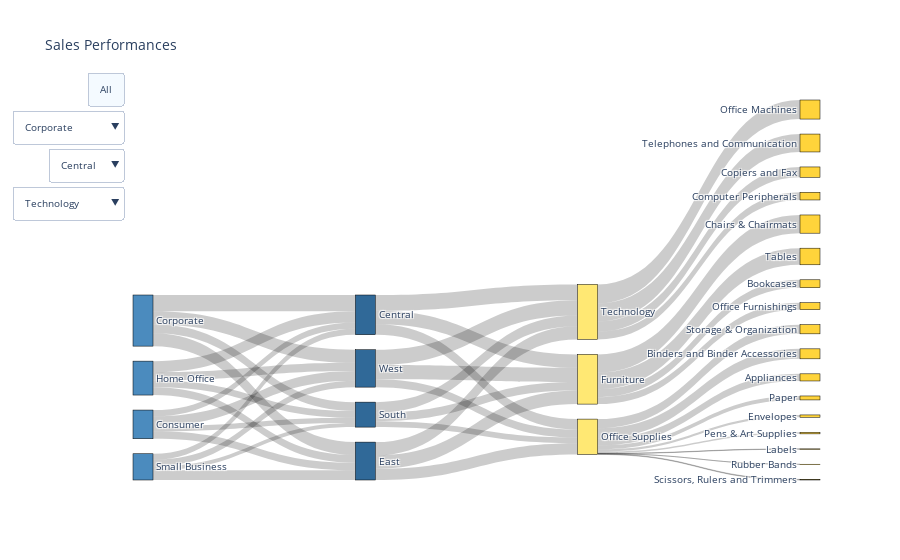

This figure's notebook cell:
### Code cell
# update layout with buttons, and show the figure
sank = genSankey(df,cat_cols=['Customer Segment','Region','Product Category','Product Sub-Category'],value_cols='Sales',title='Sales Performances')
fig = go.Figure(sank)
fig.update_layout(updatemenus=updatemenus)
fig.show()

### Figure 1 — Plotly figure (JSON) as saved in the notebook; plotly's stock layout.template omitted (floating-point values rounded to 4 significant figures)
{"data": [{"link": {"source": [4, 4, 4, 2, 2, 2, 2, 0, 0, 0, 0, 7, 7, 7, 9, 9, 9, 9, 3, 3, 3, 3, 8, 8, 8, 8, 8, 8, 8, 8, 8, 1, 1, 1, 1, 5, 5, 5, 10, 10, 10, 10, 6, 6, 6], "target": [9, 8, 10, 4, 7, 5, 6, 4, 7, 5, 6, 9, 8, 10, 25, 22, 24, 19, 4, 7, 5, 6, 26, 20, 11, 17, 12, 16, 23, 27, 14, 4, 7, 5, 6, 9, 8, 10, 15, 21, 13, 18, 9, 8, 10], "value": [859200.0, 672800.0, 1008000.0, 404300.0, 480800.0, 329800.0, 620300.0, 1042000.0, 818100.0, 569900.0, 838900.0, 864100.0, 711400.0, 847300.0, 507500.0, 1165000.0, 444600.0, 1062000.0, 709300.0, 506300.0, 427000.0, 526400.0, 456700.0, 638600.0, 147900.0, 23450.0, 253600.0, 103300.0, 8664.0, 40430.0, 585700.0, 384300.0, 617600.0, 270700.0, 405800.0, 546300.0, 374000.0, 677100.0, 490800.0, 661200.0, 1219000.0, 1144000.0, 909100.0, 500200.0, 982200.0]}, "node": {"color": ["#4B8BBE", "#4B8BBE", "#4B8BBE", "#4B8BBE", "#306998", "#306998", "#306998", "#306998", "#FFE873", "#FFE873", "#FFE873", "#FFD43B", "#FFD43B", "#FFD43B", "#FFD43B", "#FFD43B", "#FFD43B", "#FFD43B", "#FFD43B", "#FFD43B", "#FFD43B", "#FFD43B", "#FFD43B", "#FFD43B", "#FFD43B", "#FFD43B", "#FFD43B", "#FFD43B"], "label": ["Corporate", "Small Business", "Consumer", "Home Office", "Central", "South", "West", "East", "Office Supplies", "Furniture", "Technology", "Envelopes", "Paper", "Office Machines", "Storage & Organization", "Computer Peripherals", "Pens & Art Supplies", "Labels", "Telephones and Communication", "Tables", "Binders and Binder Accessories", "Copiers and Fax", "Chairs & Chairmats", "Rubber Bands", "Office Furnishings", "Bookcases", "Appliances", "Scissors, Rulers and Trimmers"], "line": {"color": "black", "width": 0.5}, "pad": 15, "thickness": 20}, "type": "sankey"}], "layout": {"font": {"size": 10}, "title": {"text": "Sales Performances"}, "updatemenus": [{"buttons": [{"args": [{"data": [{"link": {"source": [4, 4, 4, 2, 2, 2, 2, 0, 0, 0, 0, 7, 7, 7, 9, 9, 9, 9, 3, 3, 3, 3, 8, 8, 8, 8, 8, 8, 8, 8, 8, 1, 1, 1, 1, 5, 5, 5, 10, 10, 10, 10, 6, 6, 6], "target": [9, 8, 10, 4, 7, 5, 6, 4, 7, 5, 6, 9, 8, 10, 25, 22, 24, 19, 4, 7, 5, 6, 26, 20, 11, 17, 12, 16, 23, 27, 14, 4, 7, 5, 6, 9, 8, 10, 15, 21, 13, 18, 9, 8, 10], "value": [859200.0, 672800.0, 1008000.0, 404300.0, 480800.0, 329800.0, 620300.0, 1042000.0, 818100.0, 569900.0, 838900.0, 864100.0, 711400.0, 847300.0, 507500.0, 1165000.0, 444600.0, 1062000.0, 709300.0, 506300.0, 427000.0, 526400.0, 456700.0, 638600.0, 147900.0, 23450.0, 253600.0, 103300.0, 8664.0, 40430.0, 585700.0, 384300.0, 617600.0, 270700.0, 405800.0, 546300.0, 374000.0, 677100.0, 490800.0, 661200.0, 1219000.0, 1144000.0, 909100.0, 500200.0, 982200.0]}, "node": {"color": ["#4B8BBE", "#4B8BBE", "#4B8BBE", "#4B8BBE", "#306998", "#306998", "#306998", "#306998", "#FFE873", "#FFE873", "#FFE873", "#FFD43B", "#FFD43B", "#FFD43B", "#FFD43B", "#FFD43B", "#FFD43B", "#FFD43B", "#FFD43B", "#FFD43B", "#FFD43B", "#FFD43B", "#FFD43B", "#FFD43B", "#FFD43B", "#FFD43B", "#FFD43B", "#FFD43B"], "label": ["Corporate", "Small Business", "Consumer", "Home Office", "Central", "South", "West", "East", "Office Supplies", "Furniture", "Technology", "Envelopes", "Paper", "Office Machines", "Storage & Organization", "Computer Peripherals", "Pens & Art Supplies", "Labels", "Telephones and Communication", "Tables", "Binders and Binder Accessories", "Copiers and Fax", "Chairs & Chairmats", "Rubber Bands", "Office Furnishings", "Bookcases", "Appliances", "Scissors, Rulers and Trimmers"], "line": {"color": "black", "width": 0.5}, "pad": 15, "thickness": 20}, "type": "sankey"}], "layout": {"font": {"size": 10}, "title": "Sales Performances"}}], "label": "All", "method": "animate"}], "direction": "left", "pad": {"r": 10, "t": 10}, "showactive": true, "type": "buttons", "x": 0, "y": 1.1}, {"buttons": [{"args": [{"data": [{"link": {"source": [1, 1, 1, 0, 0, 0, 0, 4, 4, 4, 6, 6, 6, 6, 5, 5, 5, 5, 5, 5, 5, 5, 5, 2, 2, 2, 7, 7, 7, 7, 3, 3, 3], "target": [6, 5, 7, 1, 4, 2, 3, 6, 5, 7, 22, 19, 21, 16, 23, 18, 8, 14, 9, 13, 20, 24, 11, 6, 5, 7, 12, 17, 10, 15, 6, 5, 7], "value": [341900.0, 222600.0, 478019, 1042000.0, 818100.0, 569900.0, 838900.0, 269600.0, 239000.0, 309600.0, 262100.0, 407700.0, 115500.0, 364000.0, 167900.0, 225200.0, 44460.0, 7928.0, 89309, 36000.0, 2194.0, 9625.0, 154900.0, 177800.0, 117800.0, 274400.0, 224100.0, 205600.0, 516500.0, 436300.0, 360100.0, 158200.0, 320600.0]}, "node": {"color": ["#4B8BBE", "#306998", "#306998", "#306998", "#306998", "#FFE873", "#FFE873", "#FFE873", "#FFD43B", "#FFD43B", "#FFD43B", "#FFD43B", "#FFD43B", "#FFD43B", "#FFD43B", "#FFD43B", "#FFD43B", "#FFD43B", "#FFD43B", "#FFD43B", "#FFD43B", "#FFD43B", "#FFD43B", "#FFD43B", "#FFD43B"], "label": ["Corporate", "Central", "South", "West", "East", "Office Supplies", "Furniture", "Technology", "Envelopes", "Paper", "Office Machines", "Storage & Organization", "Computer Peripherals", "Pens & Art Supplies", "Labels", "Telephones and Communication", "Tables", "Copiers and Fax", "Binders and Binder Accessories", "Chairs & Chairmats", "Rubber Bands", "Office Furnishings", "Bookcases", "Appliances", "Scissors, Rulers and Trimmers"], "line": {"color": "black", "width": 0.5}, "pad": 15, "thickness": 20}, "type": "sankey"}], "layout": {"font": {"size": 10}, "title": "Sales Performances"}}], "label": "Corporate", "method": "animate"}, {"args": [{"data": [{"link": {"source": [3, 3, 3, 4, 4, 4, 6, 6, 6, 6, 0, 0, 0, 0, 5, 5, 5, 5, 5, 5, 5, 5, 5, 2, 2, 2, 7, 7, 7, 7, 1, 1, 1], "target": [6, 5, 7, 6, 5, 7, 22, 19, 21, 15, 3, 4, 2, 1, 23, 16, 8, 17, 9, 13, 20, 24, 11, 6, 5, 7, 12, 18, 10, 14, 6, 5, 7], "value": [216100.0, 195700.0, 297400.0, 192600.0, 144800.0, 168900.0, 79400.0, 212800.0, 197200.0, 287500.0, 709300.0, 506300.0, 427000.0, 526400.0, 124800.0, 148500.0, 22580.0, 5410.0, 61120.0, 21760.0, 2292.0, 12950.0, 179100.0, 186200.0, 107200.0, 133600.0, 110800.0, 174700.0, 245000.0, 283000.0, 182000.0, 130800.0, 213600.0]}, "node": {"color": ["#4B8BBE", "#306998", "#306998", "#306998", "#306998", "#FFE873", "#FFE873", "#FFE873", "#FFD43B", "#FFD43B", "#FFD43B", "#FFD43B", "#FFD43B", "#FFD43B", "#FFD43B", "#FFD43B", "#FFD43B", "#FFD43B", "#FFD43B", "#FFD43B", "#FFD43B", "#FFD43B", "#FFD43B", "#FFD43B", "#FFD43B"], "label": ["Home Office", "West", "South", "Central", "East", "Office Supplies", "Furniture", "Technology", "Envelopes", "Paper", "Office Machines", "Storage & Organization", "Computer Peripherals", "Pens & Art Supplies", "Telephones and Communication", "Tables", "Binders and Binder Accessories", "Labels", "Copiers and Fax", "Chairs & Chairmats", "Rubber Bands", "Office Furnishings", "Bookcases", "Appliances", "Scissors, Rulers and Trimmers"], "line": {"color": "black", "width": 0.5}, "pad": 15, "thickness": 20}, "type": "sankey"}], "layout": {"font": {"size": 10}, "title": "Sales Performances"}}], "label": "Home Office", "method": "animate"}, {"args": [{"data": [{"link": {"source": [3, 3, 3, 0, 0, 0, 0, 4, 4, 4, 6, 6, 6, 6, 5, 5, 5, 5, 5, 5, 5, 5, 5, 2, 2, 2, 7, 7, 7, 7, 1, 1, 1], "target": [6, 5, 7, 3, 4, 2, 1, 6, 5, 7, 22, 19, 21, 15, 23, 13, 8, 17, 9, 16, 20, 24, 11, 6, 5, 7, 12, 18, 10, 14, 6, 5, 7], "value": [175900.0, 101500.0, 126800.0, 404300.0, 480800.0, 329800.0, 620300.0, 186500.0, 106800.0, 187500.0, 92620.0, 305400.0, 69530.0, 228900.0, 63808, 103600.0, 37640.0, 3714.0, 53000.0, 24020.0, 1708.0, 14630.0, 121700.0, 89240.0, 89430.0, 151100.0, 80800.0, 148500.0, 260000.0, 225600.0, 244800.0, 126000.0, 249500.0]}, "node": {"color": ["#4B8BBE", "#306998", "#306998", "#306998", "#306998", "#FFE873", "#FFE873", "#FFE873", "#FFD43B", "#FFD43B", "#FFD43B", "#FFD43B", "#FFD43B", "#FFD43B", "#FFD43B", "#FFD43B", "#FFD43B", "#FFD43B", "#FFD43B", "#FFD43B", "#FFD43B", "#FFD43B", "#FFD43B", "#FFD43B", "#FFD43B"], "label": ["Consumer", "West", "South", "Central", "East", "Office Supplies", "Furniture", "Technology", "Envelopes", "Paper", "Office Machines", "Storage & Organization", "Computer Peripherals", "Binders and Binder Accessories", "Telephones and Communication", "Tables", "Pens & Art Supplies", "Labels", "Copiers and Fax", "Chairs & Chairmats", "Rubber Bands", "Office Furnishings", "Bookcases", "Appliances", "Scissors, Rulers and Trimmers"], "line": {"color": "black", "width": 0.5}, "pad": 15, "thickness": 20}, "type": "sankey"}], "layout": {"font": {"size": 10}, "title": "Sales Performances"}}], "label": "Consumer", "method": "animate"}, {"args": [{"data": [{"link": {"source": [1, 1, 1, 4, 4, 4, 6, 6, 6, 6, 5, 5, 5, 5, 5, 5, 5, 5, 5, 0, 0, 0, 0, 2, 2, 2, 7, 7, 7, 7, 3, 3, 3], "target": [6, 5, 7, 6, 5, 7, 22, 19, 21, 17, 23, 16, 8, 14, 9, 13, 20, 24, 11, 1, 4, 2, 3, 6, 5, 7, 12, 18, 10, 15, 6, 5, 7], "value": [125300.0, 152900.0, 106100.0, 215400.0, 220900.0, 181300.0, 73380.0, 238600.0, 62410.0, 181500.0, 100200.0, 161300.0, 43230.0, 6398.0, 50170.0, 21470.0, 2470.0, 3231.0, 129900.0, 384300.0, 617600.0, 270700.0, 405800.0, 93070.0, 59520.0, 118100.0, 75060.0, 132400.0, 197100.0, 199500.0, 122200.0, 85160.0, 198500.0]}, "node": {"color": ["#4B8BBE", "#306998", "#306998", "#306998", "#306998", "#FFE873", "#FFE873", "#FFE873", "#FFD43B", "#FFD43B", "#FFD43B", "#FFD43B", "#FFD43B", "#FFD43B", "#FFD43B", "#FFD43B", "#FFD43B", "#FFD43B", "#FFD43B", "#FFD43B", "#FFD43B", "#FFD43B", "#FFD43B", "#FFD43B", "#FFD43B"], "label": ["Small Business", "Central", "South", "West", "East", "Office Supplies", "Furniture", "Technology", "Envelopes", "Paper", "Office Machines", "Storage & Organization", "Computer Peripherals", "Pens & Art Supplies", "Labels", "Telephones and Communication", "Binders and Binder Accessories", "Tables", "Copiers and Fax", "Chairs & Chairmats", "Rubber Bands", "Office Furnishings", "Bookcases", "Appliances", "Scissors, Rulers and Trimmers"], "line": {"color": "black", "width": 0.5}, "pad": 15, "thickness": 20}, "type": "sankey"}], "layout": {"font": {"size": 10}, "title": "Sales Performances"}}], "label": "Small Business", "method": "animate"}], "direction": "down", "pad": {"r": 10, "t": 10}, "showactive": true, "x": 0, "y": 1}, {"buttons": [{"args": [{"data": [{"link": {"source": [4, 4, 4, 2, 0, 6, 6, 6, 6, 1, 5, 5, 5, 5, 5, 5, 5, 5, 5, 3, 7, 7, 7, 7], "target": [6, 5, 7, 4, 4, 22, 19, 21, 15, 4, 23, 17, 8, 14, 9, 13, 20, 24, 11, 4, 12, 18, 10, 16], "value": [859200.0, 672800.0, 1008000.0, 404300.0, 1042000.0, 117600.0, 327900.0, 135600.0, 278200.0, 709300.0, 169800.0, 189000.0, 29010.0, 7109.0, 69780.0, 25350.0, 2847.0, 18070.0, 161800.0, 384300.0, 131900.0, 214400.0, 316000.0, 346100.0]}, "node": {"color": ["#4B8BBE", "#4B8BBE", "#4B8BBE", "#4B8BBE", "#306998", "#FFE873", "#FFE873", "#FFE873", "#FFD43B", "#FFD43B", "#FFD43B", "#FFD43B", "#FFD43B", "#FFD43B", "#FFD43B", "#FFD43B", "#FFD43B", "#FFD43B", "#FFD43B", "#FFD43B", "#FFD43B", "#FFD43B", "#FFD43B", "#FFD43B", "#FFD43B"], "label": ["Corporate", "Home Office", "Consumer", "Small Business", "Central", "Office Supplies", "Furniture", "Technology", "Envelopes", "Paper", "Office Machines", "Storage & Organization", "Computer Peripherals", "Pens & Art Supplies", "Labels", "Tables", "Telephones and Communication", "Binders and Binder Accessories", "Copiers and Fax", "Chairs & Chairmats", "Rubber Bands", "Office Furnishings", "Bookcases", "Appliances", "Scissors, Rulers and Trimmers"], "line": {"color": "black", "width": 0.5}, "pad": 15, "thickness": 20}, "type": "sankey"}], "layout": {"font": {"size": 10}, "title": "Sales Performances"}}], "label": "Central", "method": "animate"}, {"args": [{"data": [{"link": {"source": [2, 0, 6, 6, 6, 6, 3, 5, 5, 5, 5, 5, 5, 5, 5, 5, 1, 7, 7, 7, 7, 4, 4, 4], "target": [4, 4, 22, 19, 21, 17, 4, 23, 15, 8, 16, 9, 13, 20, 24, 11, 4, 12, 18, 10, 14, 6, 5, 7], "value": [620300.0, 838900.0, 222300.0, 295000.0, 126700.0, 265100.0, 526400.0, 77510.0, 90370.0, 50830.0, 4626.0, 61520.0, 29860.0, 2197.0, 15410.0, 167800.0, 405800.0, 91250.0, 203700.0, 396100.0, 291200.0, 909100.0, 500200.0, 982200.0]}, "node": {"color": ["#4B8BBE", "#4B8BBE", "#4B8BBE", "#4B8BBE", "#306998", "#FFE873", "#FFE873", "#FFE873", "#FFD43B", "#FFD43B", "#FFD43B", "#FFD43B", "#FFD43B", "#FFD43B", "#FFD43B", "#FFD43B", "#FFD43B", "#FFD43B", "#FFD43B", "#FFD43B", "#FFD43B", "#FFD43B", "#FFD43B", "#FFD43B", "#FFD43B"], "label": ["Corporate", "Small Business", "Consumer", "Home Office", "West", "Office Supplies", "Furniture", "Technology", "Envelopes", "Paper", "Office Machines", "Storage & Organization", "Computer Peripherals", "Pens & Art Supplies", "Telephones and Communication", "Binders and Binder Accessories", "Labels", "Tables", "Copiers and Fax", "Chairs & Chairmats", "Rubber Bands", "Office Furnishings", "Bookcases", "Appliances", "Scissors, Rulers and Trimmers"], "line": {"color": "black", "width": 0.5}, "pad": 15, "thickness": 20}, "type": "sankey"}], "layout": {"font": {"size": 10}, "title": "Sales Performances"}}], "label": "West", "method": "animate"}, {"args": [{"data": [{"link": {"source": [2, 0, 6, 6, 6, 6, 3, 5, 5, 5, 5, 5, 5, 5, 5, 5, 1, 4, 4, 4, 7, 7, 7, 7], "target": [4, 4, 22, 19, 21, 17, 4, 23, 16, 8, 15, 9, 13, 20, 24, 11, 4, 6, 5, 7, 12, 18, 10, 14], "value": [329800.0, 569900.0, 83300.0, 161500.0, 87380.0, 214100.0, 427000.0, 74780.0, 108000.0, 15020.0, 5481.0, 51750.0, 15180.0, 1189.0, 4383.0, 98210.0, 270700.0, 546300.0, 374000.0, 677100.0, 133700.0, 78570.0, 279500.0, 185300.0]}, "node": {"color": ["#4B8BBE", "#4B8BBE", "#4B8BBE", "#4B8BBE", "#306998", "#FFE873", "#FFE873", "#FFE873", "#FFD43B", "#FFD43B", "#FFD43B", "#FFD43B", "#FFD43B", "#FFD43B", "#FFD43B", "#FFD43B", "#FFD43B", "#FFD43B", "#FFD43B", "#FFD43B", "#FFD43B", "#FFD43B", "#FFD43B", "#FFD43B", "#FFD43B"], "label": ["Corporate", "Small Business", "Consumer", "Home Office", "South", "Office Supplies", "Furniture", "Technology", "Envelopes", "Paper", "Office Machines", "Storage & Organization", "Computer Peripherals", "Pens & Art Supplies", "Telephones and Communication", "Labels", "Binders and Binder Accessories", "Tables", "Copiers and Fax", "Chairs & Chairmats", "Rubber Bands", "Office Furnishings", "Bookcases", "Appliances", "Scissors, Rulers and Trimmers"], "line": {"color": "black", "width": 0.5}, "pad": 15, "thickness": 20}, "type": "sankey"}], "layout": {"font": {"size": 10}, "title": "Sales Performances"}}], "label": "South", "method": "animate"}, {"args": [{"data": [{"link": {"source": [2, 0, 4, 4, 4, 6, 6, 6, 6, 3, 5, 5, 5, 5, 5, 5, 5, 5, 5, 1, 7, 7, 7, 7], "target": [4, 4, 6, 5, 7, 22, 19, 21, 15, 4, 23, 17, 8, 14, 9, 13, 20, 24, 11, 4, 12, 18, 10, 16], "value": [480800.0, 818100.0, 864100.0, 711400.0, 847300.0, 84300.0, 380200.0, 94980.0, 304600.0, 506300.0, 134600.0, 251300.0, 53070.0, 6233.0, 70540.0, 32870.0, 2430.0, 2563.0, 157900.0, 617600.0, 134000.0, 164600.0, 227100.0, 321700.0]}, "node": {"color": ["#4B8BBE", "#4B8BBE", "#4B8BBE", "#4B8BBE", "#306998", "#FFE873", "#FFE873", "#FFE873", "#FFD43B", "#FFD43B", "#FFD43B", "#FFD43B", "#FFD43B", "#FFD43B", "#FFD43B", "#FFD43B", "#FFD43B", "#FFD43B", "#FFD43B", "#FFD43B", "#FFD43B", "#FFD43B", "#FFD43B", "#FFD43B", "#FFD43B"], "label": ["Corporate", "Small Business", "Consumer", "Home Office", "East", "Office Supplies", "Furniture", "Technology", "Envelopes", "Paper", "Office Machines", "Storage & Organization", "Computer Peripherals", "Pens & Art Supplies", "Labels", "Tables", "Telephones and Communication", "Binders and Binder Accessories", "Copiers and Fax", "Chairs & Chairmats", "Rubber Bands", "Office Furnishings", "Bookcases", "Appliances", "Scissors, Rulers and Trimmers"], "line": {"color": "black", "width": 0.5}, "pad": 15, "thickness": 20}, "type": "sankey"}], "layout": {"font": {"size": 10}, "title": "Sales Performances"}}], "label": "East", "method": "animate"}], "direction": "down", "pad": {"r": 10, "t": 10}, "showactive": true, "x": 0, "y": 0.9}, {"buttons": [{"args": [{"data": [{"link": {"source": [5, 2, 2, 2, 2, 0, 0, 0, 0, 7, 3, 3, 3, 3, 1, 1, 1, 1, 6, 8, 8, 8, 8, 4], "target": [8, 5, 7, 6, 4, 5, 7, 6, 4, 8, 5, 7, 6, 4, 5, 7, 6, 4, 8, 9, 12, 10, 11, 8], "value": [1008000.0, 126800.0, 187500.0, 151100.0, 249500.0, 478019, 309600.0, 274400.0, 320600.0, 847300.0, 297400.0, 168900.0, 133600.0, 213600.0, 106100.0, 181300.0, 118100.0, 198500.0, 677100.0, 490800.0, 661200.0, 1219000.0, 1144000.0, 982200.0]}, "node": {"color": ["#4B8BBE", "#4B8BBE", "#4B8BBE", "#4B8BBE", "#306998", "#306998", "#306998", "#306998", "#FFE873", "#FFD43B", "#FFD43B", "#FFD43B", "#FFD43B"], "label": ["Corporate", "Small Business", "Consumer", "Home Office", "West", "Central", "South", "East", "Technology", "Computer Peripherals", "Office Machines", "Telephones and Communication", "Copiers and Fax"], "line": {"color": "black", "width": 0.5}, "pad": 15, "thickness": 20}, "type": "sankey"}], "layout": {"font": {"size": 10}, "title": "Sales Performances"}}], "label": "Technology", "method": "animate"}, {"args": [{"data": [{"link": {"source": [6, 2, 2, 2, 2, 0, 0, 0, 0, 7, 8, 8, 8, 8, 3, 3, 3, 3, 1, 1, 1, 1, 5, 4], "target": [8, 6, 7, 5, 4, 6, 7, 5, 4, 8, 12, 9, 11, 10, 6, 7, 5, 4, 6, 7, 5, 4, 8, 8], "value": [859200.0, 175900.0, 186500.0, 89240.0, 244800.0, 341900.0, 269600.0, 177800.0, 360100.0, 864100.0, 507500.0, 1165000.0, 444600.0, 1062000.0, 216100.0, 192600.0, 186200.0, 182000.0, 125300.0, 215400.0, 93070.0, 122200.0, 546300.0, 909100.0]}, "node": {"color": ["#4B8BBE", "#4B8BBE", "#4B8BBE", "#4B8BBE", "#306998", "#306998", "#306998", "#306998", "#FFE873", "#FFD43B", "#FFD43B", "#FFD43B", "#FFD43B"], "label": ["Corporate", "Small Business", "Consumer", "Home Office", "West", "South", "Central", "East", "Furniture", "Chairs & Chairmats", "Tables", "Office Furnishings", "Bookcases"], "line": {"color": "black", "width": 0.5}, "pad": 15, "thickness": 20}, "type": "sankey"}], "layout": {"font": {"size": 10}, "title": "Sales Performances"}}], "label": "Furniture", "method": "animate"}, {"args": [{"data": [{"link": {"source": [4, 2, 2, 2, 2, 0, 0, 0, 0, 7, 3, 3, 3, 3, 8, 8, 8, 8, 8, 8, 8, 8, 8, 1, 1, 1, 1, 5, 6], "target": [8, 4, 7, 5, 6, 4, 7, 5, 6, 8, 4, 7, 5, 6, 16, 14, 9, 13, 10, 12, 15, 17, 11, 4, 7, 5, 6, 8, 8], "value": [672800.0, 101500.0, 106800.0, 89430.0, 126000.0, 222600.0, 239000.0, 117800.0, 158200.0, 711400.0, 195700.0, 144800.0, 107200.0, 130800.0, 456700.0, 638600.0, 147900.0, 23450.0, 253600.0, 103300.0, 8664.0, 40430.0, 585700.0, 152900.0, 220900.0, 59520.0, 85160.0, 374000.0, 500200.0]}, "node": {"color": ["#4B8BBE", "#4B8BBE", "#4B8BBE", "#4B8BBE", "#306998", "#306998", "#306998", "#306998", "#FFE873", "#FFD43B", "#FFD43B", "#FFD43B", "#FFD43B", "#FFD43B", "#FFD43B", "#FFD43B", "#FFD43B", "#FFD43B"], "label": ["Corporate", "Small Business", "Consumer", "Home Office", "Central", "South", "West", "East", "Office Supplies", "Envelopes", "Paper", "Storage & Organization", "Pens & Art Supplies", "Labels", "Binders and Binder Accessories", "Rubber Bands", "Appliances", "Scissors, Rulers and Trimmers"], "line": {"color": "black", "width": 0.5}, "pad": 15, "thickness": 20}, "type": "sankey"}], "layout": {"font": {"size": 10}, "title": "Sales Performances"}}], "label": "Office Supplies", "method": "animate"}], "direction": "down", "pad": {"r": 10, "t": 10}, "showactive": true, "x": 0, "y": 0.8}]}}
